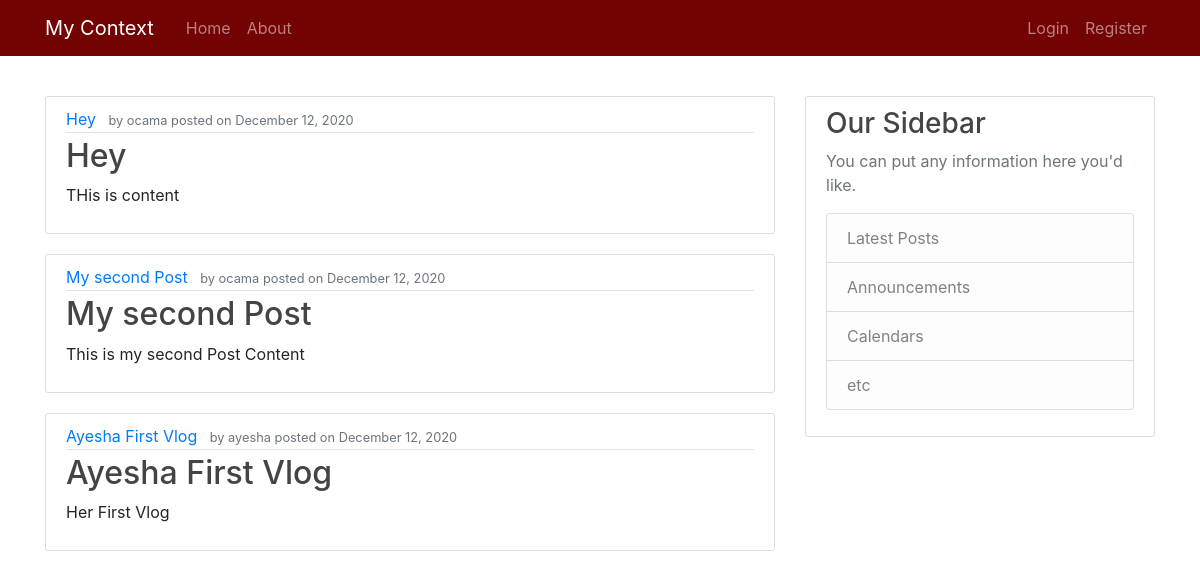
The page / on the database its author committed.
### vlogs/models.py (models this page shows, shortened)
class Post(models.Model):
    title = models.CharField(max_length=100)
    content = models.TextField()
    date_posted = models.DateTimeField(default=timezone.now)
    author = models.ForeignKey(User, on_delete=models.CASCADE)

### vlogs/views.py (the view)
# urls.py: path('', views.index, name='vlog-home' ),
def index(request):
    context = {
    "info": Post.objects.all()
    }
    return render(request, 'vlogs/index.html', context)

### vlogs/templates/vlogs/index.html
{% extends "vlogs/base.html" %}
{% block content %}
{% for data in info %}
<article class="media content-section">
    <div class="media-body">
        <div class="article-metadata">
            <a class="mr-2" href="#">{{ data.title }}</a>
            <small class="text-muted">
                by {{ data.author }} posted on {{ data.date_posted|date:"F d, Y" }}
            </small>
        </div>
        <h2><a class="article-title" href="#">{{ data.title }}</a></h2>
        <p class="article-content">{{ data.content }}</p>
    </div>
</article>
{% endfor %}
{% endblock content%}

### vlogs/templates/vlogs/base.html (shortened to what this page needs)
{% load static %}
<!DOCTYPE html>
<html>
<head>
    <link rel="stylesheet" href="{% static 'vlog/main.css' %}">
    <link rel="stylesheet" href="https://stackpath.bootstrapcdn.com/bootstrap/4.5.2/css/bootstrap.min.css">
</head>
<body>
    <header class="site-header">
        <nav class="navbar navbar-expand-md navbar-dark bg-steel fixed-top">
            <div class="container">
                <a class="navbar-brand mr-4" href="{% url 'vlog-home' %}">My Context</a>
                <div class="collapse navbar-collapse" id="navbarToggle">
                    <div class="navbar-nav mr-auto">
                        <a class="nav-item nav-link" href="{% url 'vlog-home' %}">Home</a>
                        <a class="nav-item nav-link" href="{% url 'vlog-about' %}">About</a>
                    </div>
                    <div class="navbar-nav">
                        <a class="nav-item nav-link" href="{% url 'vlog-login' %}">Login</a>
                        <a class="nav-item nav-link" href="{% url 'register' %}">Register</a>
                    </div>
                </div>
            </div>
        </nav>
    </header><br><br><br><br>
    <main role="main" class="container">
        <div class="row">
            <div class="col-md-8">
                {% block content %}
                {% endblock %}
            </div>
            <div class="col-md-4">
                <div class="content-section">
                    <h3>Our Sidebar</h3>
                    <p class='text-muted'>You can put any information here you'd like.
                    <ul class="list-group">
                        <li class="list-group-item list-group-item-light">Latest Posts</li>
                        <li class="list-group-item list-group-item-light">Announcements</li>
                        <li class="list-group-item list-group-item-light">Calendars</li>
                        <li class="list-group-item list-group-item-light">etc</li>
                    </ul>
                    </p>
                </div>
            </div>
        </div>
    </main>
</body>
</html>

### vlogs/static/vlog/main.css (style rules this page uses)
body { background: #fafafa; color: #333333; margin-top: 5rem; }
h1, h2, h3, h4, h5, h6 { color: #444444; }
ul { margin: 0; }
.bg-steel { background-color: #730202; }
.site-header .navbar-nav .nav-link { color: #cbd5db; }
.content-section { background: #ffffff; padding: 10px 20px; border: 1px solid #dddddd; border-radius: 3px; margin-bottom: 20px; }
.article-title { color: #444444; }
.article-content { white-space: pre-line; }
.article-metadata { padding-bottom: 1px; margin-bottom: 4px; border-bottom: 1px solid #e3e3e3 }

### rows shown on the page
Post: title "Hey", author "ocama", date_posted "December 12, 2020", content "THis is content"
Post: title "My second Post", author "ocama", date_posted "December 12, 2020", content "This is my second Post Content"
Post: title "Ayesha First Vlog", author "ayesha", date_posted "December 12, 2020", content "Her First Vlog"
